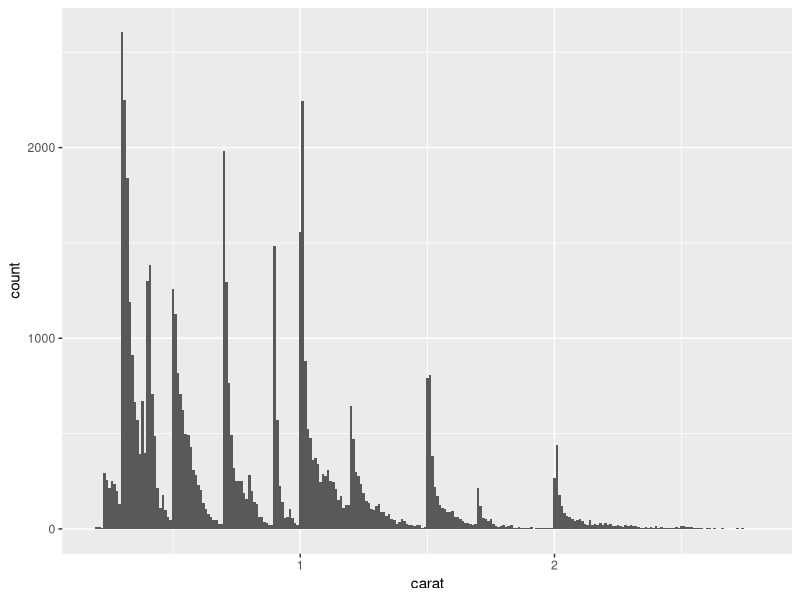

Source code (R):
## ---- chunk 1
knitr::opts_chunk$set(
  collapse = TRUE,
  comment = "#>"
)
## ---- chunk 2
library(tidyverse)
## ---- chunk 3
diamonds %>% 
  select(price, carat, x, y, z)
## ---- chunk 4
diamonds %>% 
  glimpse()
## ---- chunk 5
smaller <- diamonds %>% 
  filter(carat < 3)

ggplot(data = smaller, mapping = aes(x = carat)) +
  geom_histogram(binwidth = 0.01)
